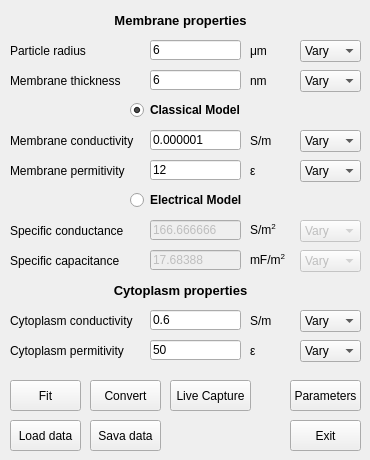
      <widget class="QWidget" name="ModelSingleShellTab_3">
       <attribute name="title">
        <string>Single shell</string>
       </attribute>
       <widget class="QPushButton" name="fitting_sish_loaddata_button">
        <property name="geometry">
         <rect>
          <x>10</x>
          <y>420</y>
          <width>71</width>
          <height>31</height>
         </rect>
        </property>
        <property name="text">
         <string>Load data</string>
        </property>
       </widget>
       <widget class="QPushButton" name="fitting_sish_fitdata_button">
        <property name="geometry">
         <rect>
          <x>10</x>
          <y>380</y>
          <width>71</width>
          <height>31</height>
         </rect>
        </property>
        <property name="text">
         <string>Fit</string>
        </property>
       </widget>
       <widget class="QLabel" name="label_96">
        <property name="geometry">
         <rect>
          <x>10</x>
          <y>130</y>
          <width>141</width>
          <height>21</height>
         </rect>
        </property>
        <property name="text">
         <string>Membrane conductivity</string>
        </property>
       </widget>
       <widget class="QLineEdit" name="fitting_sish_membrane_perm_value_entry">
        <property name="geometry">
         <rect>
          <x>150</x>
          <y>160</y>
          <width>91</width>
          <height>20</height>
         </rect>
        </property>
        <property name="text">
         <string>12</string>
        </property>
       </widget>
       <widget class="QLabel" name="label_97">
        <property name="geometry">
         <rect>
          <x>250</x>
          <y>160</y>
          <width>31</width>
          <height>21</height>
         </rect>
        </property>
        <property name="text">
         <string>ε</string>
        </property>
       </widget>
       <widget class="QLabel" name="label_98">
        <property name="geometry">
         <rect>
          <x>250</x>
          <y>130</y>
          <width>31</width>
          <height>21</height>
         </rect>
        </property>
        <property name="text">
         <string>S/m</string>
        </property>
       </widget>
       <widget class="QLabel" name="label_99">
        <property name="geometry">
         <rect>
          <x>0</x>
          <y>10</y>
          <width>361</width>
          <height>21</height>
         </rect>
        </property>
        <property name="font">
         <font>
          <pointsize>10</pointsize>
          <weight>75</weight>
          <bold>true</bold>
         </font>
        </property>
        <property name="frameShape">
         <enum>QFrame::NoFrame</enum>
        </property>
        <property name="frameShadow">
         <enum>QFrame::Plain</enum>
        </property>
        <property name="text">
         <string>Membrane properties</string>
        </property>
        <property name="alignment">
         <set>Qt::AlignCenter</set>
        </property>
       </widget>
       <widget class="QLabel" name="label_100">
        <property name="geometry">
         <rect>
          <x>10</x>
          <y>160</y>
          <width>141</width>
          <height>21</height>
         </rect>
        </property>
        <property name="text">
         <string>Membrane permitivity</string>
        </property>
       </widget>
       <widget class="QLineEdit" name="fitting_sish_membrane_cond_value_entry">
        <property name="geometry">
         <rect>
          <x>150</x>
          <y>130</y>
          <width>91</width>
          <height>20</height>
         </rect>
        </property>
        <property name="text">
         <string>0.000001</string>
        </property>
       </widget>
       <widget class="QLabel" name="label_101">
        <property name="geometry">
         <rect>
          <x>10</x>
          <y>310</y>
          <width>141</width>
          <height>21</height>
         </rect>
        </property>
        <property name="text">
         <string>Cytoplasm conductivity</string>
        </property>
       </widget>
       <widget class="QLineEdit" name="fitting_sish_cytoplasm_perm_value_entry">
        <property name="geometry">
         <rect>
          <x>150</x>
          <y>340</y>
          <width>91</width>
          <height>20</height>
         </rect>
        </property>
        <property name="text">
         <string>50</string>
        </property>
       </widget>
       <widget class="QLabel" name="label_102">
        <property name="geometry">
         <rect>
          <x>10</x>
          <y>340</y>
          <width>141</width>
          <height>21</height>
         </rect>
        </property>
        <property name="text">
         <string>Cytoplasm permitivity</string>
        </property>
       </widget>
       <widget class="QLabel" name="label_103">
        <property name="geometry">
         <rect>
          <x>250</x>
          <y>340</y>
          <width>31</width>
          <height>21</height>
         </rect>
        </property>
        <property name="text">
         <string>ε</string>
        </property>
       </widget>
       <widget class="QLineEdit" name="fitting_sish_cytoplasm_cond_value_entry">
        <property name="geometry">
         <rect>
          <x>150</x>
          <y>310</y>
          <width>91</width>
          <height>20</height>
         </rect>
        </property>
        <property name="text">
         <string>0.6</string>
        </property>
       </widget>
       <widget class="QLabel" name="label_104">
        <property name="geometry">
         <rect>
          <x>250</x>
          <y>310</y>
          <width>31</width>
          <height>21</height>
         </rect>
        </property>
        <property name="text">
         <string>S/m</string>
        </property>
       </widget>
       <widget class="QLabel" name="label_105">
        <property name="geometry">
         <rect>
          <x>0</x>
          <y>280</y>
          <width>361</width>
          <height>21</height>
         </rect>
        </property>
        <property name="font">
         <font>
          <pointsize>10</pointsize>
          <weight>75</weight>
          <bold>true</bold>
         </font>
        </property>
        <property name="frameShape">
         <enum>QFrame::NoFrame</enum>
        </property>
        <property name="frameShadow">
         <enum>QFrame::Plain</enum>
        </property>
        <property name="text">
         <string>Cytoplasm properties</string>
        </property>
        <property name="alignment">
         <set>Qt::AlignCenter</set>
        </property>
       </widget>
       <widget class="QLineEdit" name="fitting_sish_membrane_thickness_value_entry">
        <property name="geometry">
         <rect>
          <x>150</x>
          <y>70</y>
          <width>91</width>
          <height>20</height>
         </rect>
        </property>
        <property name="text">
         <string>6</string>
        </property>
       </widget>
       <widget class="QLabel" name="label_106">
        <property name="geometry">
         <rect>
          <x>10</x>
          <y>70</y>
          <width>121</width>
          <height>21</height>
         </rect>
        </property>
        <property name="text">
         <string>Membrane thickness</string>
        </property>
       </widget>
       <widget class="QLabel" name="label_107">
        <property name="geometry">
         <rect>
          <x>250</x>
          <y>70</y>
          <width>31</width>
          <height>21</height>
         </rect>
        </property>
        <property name="text">
         <string>nm</string>
        </property>
       </widget>
       <widget class="QLabel" name="label_108">
        <property name="geometry">
         <rect>
          <x>250</x>
          <y>40</y>
          <width>31</width>
          <height>21</height>
         </rect>
        </property>
        <property name="text">
         <string>μm</string>
        </property>
       </widget>
       <widget class="QLabel" name="label_109">
        <property name="geometry">
         <rect>
          <x>10</x>
          <y>40</y>
          <width>121</width>
          <height>21</height>
         </rect>
        </property>
        <property name="text">
         <string>Particle radius</string>
        </property>
       </widget>
       <widget class="QLineEdit" name="fitting_sish_particle_radius_value_entry">
        <property name="geometry">
         <rect>
          <x>150</x>
          <y>40</y>
          <width>91</width>
          <height>20</height>
         </rect>
        </property>
        <property name="text">
         <string>6</string>
        </property>
       </widget>
       <widget class="QRadioButton" name="fitting_sish_classicalmodel_MainUI_toggle">
        <property name="geometry">
         <rect>
          <x>130</x>
          <y>100</y>
          <width>121</width>
          <height>20</height>
         </rect>
        </property>
        <property name="font">
         <font>
          <weight>75</weight>
          <bold>true</bold>
         </font>
        </property>
        <property name="text">
         <string>Classical Model</string>
        </property>
        <property name="checked">
         <bool>true</bool>
        </property>
       </widget>
       <widget class="QRadioButton" name="fitting_sish_electricalmodel_MainUI_toggle">
        <property name="geometry">
         <rect>
          <x>130</x>
          <y>190</y>
          <width>121</width>
          <height>20</height>
         </rect>
        </property>
        <property name="font">
         <font>
          <weight>75</weight>
          <bold>true</bold>
         </font>
        </property>
        <property name="text">
         <string>Electrical Model</string>
        </property>
       </widget>
       <widget class="QLabel" name="label_110">
        <property name="geometry">
         <rect>
          <x>10</x>
          <y>250</y>
          <width>141</width>
          <height>21</height>
         </rect>
        </property>
        <property name="text">
         <string>Specific capacitance</string>
        </property>
       </widget>
       <widget class="QLabel" name="label_111">
        <property name="geometry">
         <rect>
          <x>250</x>
          <y>220</y>
          <width>41</width>
          <height>21</height>
         </rect>
        </property>
        <property name="text">
         <string>S/m&lt;sup&gt;2&lt;/sup&gt;</string>
        </property>
       </widget>
       <widget class="QLabel" name="label_112">
        <property name="geometry">
         <rect>
          <x>250</x>
          <y>250</y>
          <width>41</width>
          <height>21</height>
         </rect>
        </property>
        <property name="text">
         <string>mF/m&lt;sup&gt;2&lt;/sup&gt;</string>
        </property>
       </widget>
       <widget class="QLabel" name="label_113">
        <property name="geometry">
         <rect>
          <x>10</x>
          <y>220</y>
          <width>141</width>
          <height>21</height>
         </rect>
        </property>
        <property name="text">
         <string>Specific conductance</string>
        </property>
       </widget>
       <widget class="QLineEdit" name="fitting_sish_membrane_conductance_value_entry">
        <property name="enabled">
         <bool>false</bool>
        </property>
        <property name="geometry">
         <rect>
          <x>150</x>
          <y>220</y>
          <width>91</width>
          <height>20</height>
         </rect>
        </property>
        <property name="text">
         <string>166.666666</string>
        </property>
       </widget>
       <widget class="QLineEdit" name="fitting_sish_membrane_capacitance_value_entry">
        <property name="enabled">
         <bool>false</bool>
        </property>
        <property name="geometry">
         <rect>
          <x>150</x>
          <y>250</y>
          <width>91</width>
          <height>20</height>
         </rect>
        </property>
        <property name="text">
         <string>17.68388</string>
        </property>
       </widget>
       <widget class="QComboBox" name="fitting_sish_particle_radius_vary">
        <property name="geometry">
         <rect>
          <x>300</x>
          <y>40</y>
          <width>61</width>
          <height>22</height>
         </rect>
        </property>
        <item>
         <property name="text">
          <string>Vary</string>
         </property>
        </item>
        <item>
         <property name="text">
          <string>Fixed</string>
         </property>
        </item>
       </widget>
       <widget class="QComboBox" name="fitting_sish_membrane_thickness_vary">
        <property name="geometry">
         <rect>
          <x>300</x>
          <y>70</y>
          <width>61</width>
          <height>22</height>
         </rect>
        </property>
        <item>
         <property name="text">
          <string>Vary</string>
         </property>
        </item>
        <item>
         <property name="text">
          <string>Fixed</string>
         </property>
        </item>
       </widget>
       <widget class="QComboBox" name="fitting_sish_membrane_cond_vary">
        <property name="geometry">
         <rect>
          <x>300</x>
          <y>130</y>
          <width>61</width>
          <height>22</height>
         </rect>
        </property>
        <item>
         <property name="text">
          <string>Vary</string>
         </property>
        </item>
        <item>
         <property name="text">
          <string>Fixed</string>
         </property>
        </item>
       </widget>
       <widget class="QComboBox" name="fitting_sish_membrane_perm_vary">
        <property name="geometry">
         <rect>
          <x>300</x>
          <y>160</y>
          <width>61</width>
          <height>22</height>
         </rect>
        </property>
        <item>
         <property name="text">
          <string>Vary</string>
         </property>
        </item>
        <item>
         <property name="text">
          <string>Fixed</string>
         </property>
        </item>
       </widget>
       <widget class="QComboBox" name="comboBox_13">
        <property name="enabled">
         <bool>false</bool>
        </property>
        <property name="geometry">
         <rect>
          <x>300</x>
          <y>220</y>
          <width>61</width>
          <height>22</height>
         </rect>
        </property>
        <item>
         <property name="text">
          <string>Vary</string>
         </property>
        </item>
        <item>
         <property name="text">
          <string>Fixed</string>
         </property>
        </item>
       </widget>
       <widget class="QComboBox" name="comboBox_14">
        <property name="enabled">
         <bool>false</bool>
        </property>
        <property name="geometry">
         <rect>
          <x>300</x>
          <y>250</y>
          <width>61</width>
          <height>22</height>
         </rect>
        </property>
        <item>
         <property name="text">
          <string>Vary</string>
         </property>
        </item>
        <item>
         <property name="text">
          <string>Fixed</string>
         </property>
        </item>
       </widget>
       <widget class="QComboBox" name="fitting_sish_cytoplasm_cond_vary">
        <property name="geometry">
         <rect>
          <x>300</x>
          <y>310</y>
          <width>61</width>
          <height>22</height>
         </rect>
        </property>
        <item>
         <property name="text">
          <string>Vary</string>
         </property>
        </item>
        <item>
         <property name="text">
          <string>Fixed</string>
         </property>
        </item>
       </widget>
       <widget class="QComboBox" name="fitting_sish_cytoplasm_perm_vary">
        <property name="geometry">
         <rect>
          <x>300</x>
          <y>340</y>
          <width>61</width>
          <height>22</height>
         </rect>
        </property>
        <item>
         <property name="text">
          <string>Vary</string>
         </property>
        </item>
        <item>
         <property name="text">
          <string>Fixed</string>
         </property>
        </item>
       </widget>
       <widget class="QPushButton" name="fitting_sish_savedata_button">
        <property name="geometry">
         <rect>
          <x>90</x>
          <y>420</y>
          <width>71</width>
          <height>31</height>
         </rect>
        </property>
        <property name="text">
         <string>Sava data</string>
        </property>
       </widget>
       <widget class="QPushButton" name="fitting_sish_exit_button">
        <property name="geometry">
         <rect>
          <x>290</x>
          <y>420</y>
          <width>71</width>
          <height>31</height>
         </rect>
        </property>
        <property name="text">
         <string>Exit</string>
        </property>
       </widget>
       <widget class="QPushButton" name="qtvar_main_sish_convertButton">
        <property name="geometry">
         <rect>
          <x>90</x>
          <y>380</y>
          <width>71</width>
          <height>31</height>
         </rect>
        </property>
        <property name="text">
         <string>Convert</string>
        </property>
       </widget>
       <widget class="QToolButton" name="fitting_hopa_settings_button">
        <property name="geometry">
         <rect>
          <x>290</x>
          <y>380</y>
          <width>71</width>
          <height>31</height>
         </rect>
        </property>
        <property name="text">
         <string>Parameters</string>
        </property>
       </widget>
       <widget class="QPushButton" name="qtvar_main_sish_liveCaptureButton">
        <property name="geometry">
         <rect>
          <x>170</x>
          <y>380</y>
          <width>81</width>
          <height>31</height>
         </rect>
        </property>
        <property name="text">
         <string>Live Capture</string>
        </property>
       </widget>
      </widget>
